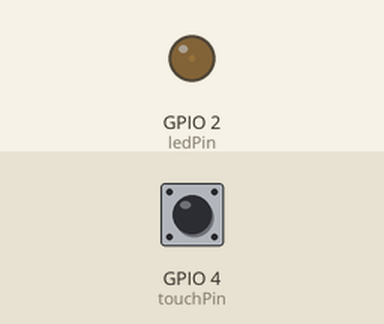
Recording of a sketch running on a simulated ESP32. On the bench: output pins drawn as LEDs (lit = HIGH). The inputs (shaded band) are chosen by the test bench; at power-on: GPIO 4 (touchPin) HIGH.

Above: at 0.05 s.
At 1.15 s:
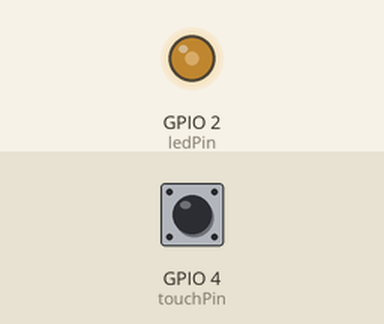
At 2.3 s:
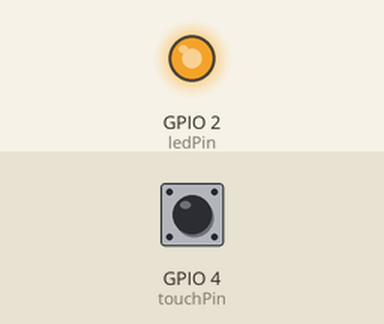
At 4.6 s:
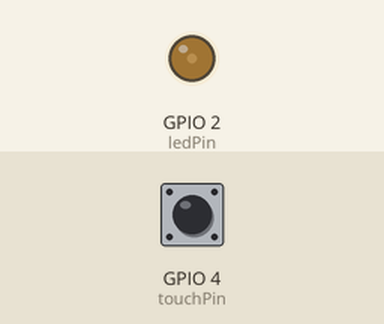
Timing chart, 0 to 6.9 s (numbered marks = the images above):
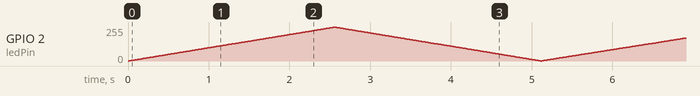

The sketch:

touch_breath.ino
```cpp
const int touchPin = 4;
const int ledPin = 2;
const int freq = 5000;
const int resolution = 8;

// 触摸配置
uint16_t touchVal;
const uint16_t touchThresh = 800;
bool lastTouch = false;
unsigned long debounceTime = 0;
const unsigned long debounceDelay = 20;

// 3档速度，步长越大呼吸越快
int level = 1;
int stepArr[] = {1, 4, 8};

// 非阻塞呼吸变量，消除delay阻塞导致触摸迟钝
int duty = 0;
int dir = 1;
unsigned long breathTimer = 0;
const unsigned long breathInterval = 10;

void setup() {
  Serial.begin(115200);
  ledcAttach(ledPin, freq, resolution);
}

void loop() {
  unsigned long now = millis();
  uint16_t rawTouch = touchRead(touchPin);
  bool curTouch = rawTouch < touchThresh;

  // 触摸档位切换（复用ex04边缘检测防抖逻辑）
  if (now - debounceTime > debounceDelay) {
    if (curTouch && !lastTouch) {
      level++;
      if (level > 3) level = 1;
      debounceTime = now;
      Serial.print("当前呼吸档位：");
      Serial.println(level);
    }
  }
  lastTouch = curTouch;

  // 无阻塞呼吸渐变
  int step = stepArr[level - 1];
  if (now - breathTimer >= breathInterval) {
    breathTimer = now;
    duty += dir * step;
    if (duty >= 255) dir = -1;
    if (duty <= 0) dir = 1;
    ledcWrite(ledPin, duty);
  }
}
```
